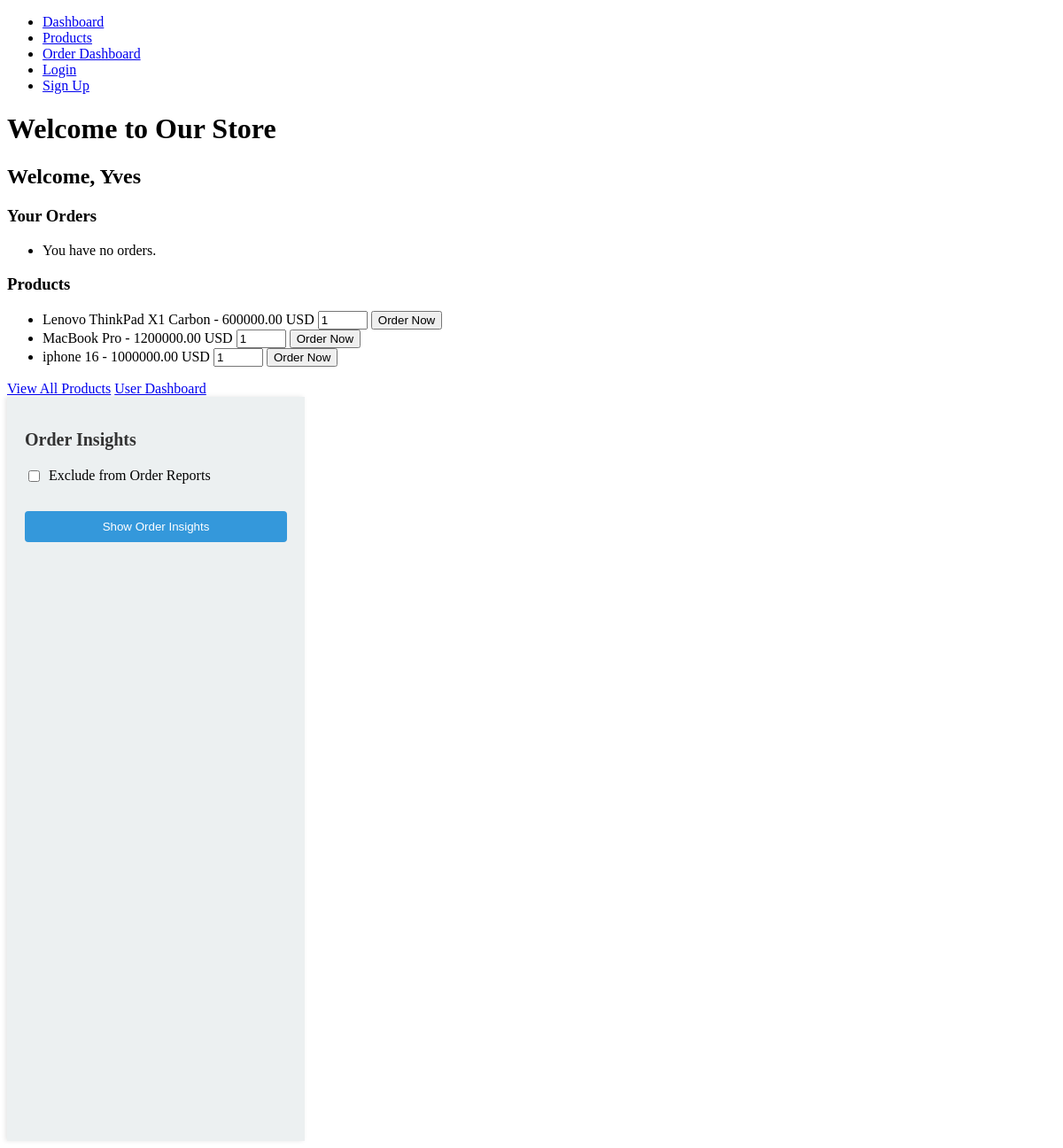
/products/dashboard/ (signed in), run on the app's committed database.
### products/models.py (models this page shows, shortened)
class CustomUser(AbstractUser):
    ROLE_CHOICES = [
        ('admin', 'Admin'),
        ('customer', 'Customer'),
    ]
    role = models.CharField(max_length=10, choices=ROLE_CHOICES, default='customer')
    class Meta:
        permissions = [
            ("can_manage_everything", "Can manage everything in the system"),
            ("can_manage_products", "Can manage products (add, edit, delete)"),
            ("can_edit_content", "Can edit content but cannot delete"),
            ("can_manage_discounts", "Can manage discounts"),
            ("can_manage_orders", "Can manage orders"),
            ("can_manage_customers", "Can manage customer information"),
            ("can_view_customer_info", "Can view customer information"),
            ("can_assist_issues", "Can assist with customer issues"),
            ("can_view_orders", "Can view orders"),
            ("can_read_only", "Can only view data"),
            ("can_manage_promotions", "Can manage promotions and discounts"),
            ("can_manage_product_visibility", "Can manage product visibility"),
            ("can_manage_inventory", "Can manage inventory"),
            ("can_update_product_quantity", "Can update product quantity"),
        ]

class Product(models.Model):
    name = models.CharField(max_length=255)
    description = models.TextField()
    price = models.DecimalField(max_digits=10, decimal_places=2)
    category = models.ForeignKey(Category, related_name='products', on_delete=models.CASCADE)
    stock_quantity = models.PositiveIntegerField()
    image = models.ImageField(upload_to='product_images/', blank=True, null=True)  # Allow null images
    created_date = models.DateTimeField(auto_now_add=True)
    class Meta:
        permissions = [
            ("can_manage_inventory", "Can manage inventory"),
            ("can_update_product_quantity", "Can update product quantity"),
            ("can_manage_product_visibility", "Can manage product visibility"),
            ("can_view_product", "Can view product"),
        ]

### products/views.py (the view)
# urls.py: path('dashboard/', views.user_dashboard, name='user-dashboard'),  # User dashboard
@login_required
def user_dashboard(request):
    products = Product.objects.all()
    orders = Order.objects.filter(user=request.user)
    context = {
        'products': products,
        'orders': orders
    }
    return render(request, 'user-dashboard.html', context)

### products/templates/user-dashboard.html (shortened to what this page needs)
{% extends "base.html" %}
{% load static %}
{% block content %}
    <h2>Welcome, {{ request.user.username }}</h2>
    <h3>Your Orders</h3>
    <ul>
        {% for order in orders %}
            {% if order.product %}
                <li>{{ order.product.name }} - Quantity: {{ order.quantity }}</li>
            {% else %}
                <li>Unknown product - Quantity: {{ order.quantity }}</li>
            {% endif %}
        {% empty %}
            <li>You have no orders.</li>
        {% endfor %}
    </ul>
    <h3>Products</h3>
    <ul>
        {% for product in products %}
            <li>
                {{ product.name }} - {{ product.price }} USD
                <form method="POST" action="{% url 'make-order' %}" style="display:inline;">
                    <input type="number" name="quantity" min="1" max="{{ product.stock_quantity }}" value="1" required>
                    <button type="submit" class="btn btn-primary">Order Now</button>
                </form>
            </li>
        {% endfor %}
    </ul>
    <a href="{% url 'product-list' %}">View All Products</a>
    <a href="{% url 'user-dashboard' %}">User Dashboard</a>
{% endblock %}

### data on the page
CustomUser: user.username "Yves"
Product: name "Lenovo ThinkPad X1 Carbon", price "600000.00"
Product: name "MacBook Pro", price "1200000.00"
Product: name "iphone 16", price "1000000.00"
